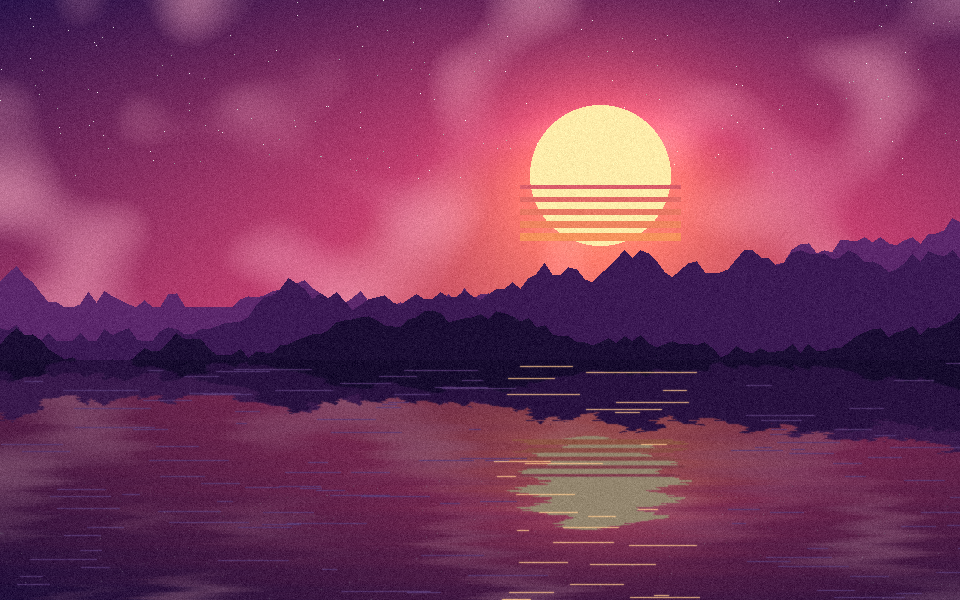
#> input picture examples/sunset.png, 960 x 600 px
$ python -i core.py   (imports and definitions only)
#> lines starting #> are read from the running program, lines starting #| are printed output that depends on the picture
#> further down, picture is the input picture: PIL image 960x600 RGB; mean R, G, B 121.7, 55, 93
### pixelsort/intervals.py
"""Interval functions: which runs of a row get sorted together.

An interval function takes one row of pixels and returns a list of
``(start, end)`` slices. Pixels inside a slice are sorted among themselves;
pixels outside every slice never move. This is what turns a plain sort into
the "melting" look: bright runs stream sideways while dark edges hold still.
"""

from __future__ import annotations

import random
from typing import Callable, Sequence

from .keys import Key, Pixel

Span = tuple[int, int]


def whole_row(row: Sequence[Pixel], key: Key, **_: object) -> list[Span]:
    """Sort the entire row as one interval."""
    return [(0, len(row))] if row else []


def threshold(row: Sequence[Pixel], key: Key, lower: float = 0.25,
              upper: float = 0.8, **_: object) -> list[Span]:
    """Runs of pixels whose key falls inside ``[lower, upper]``.

    Pixels outside the band act as walls. Dark shadows and blown highlights
    stay where they are, everything in between gets dragged into streaks.
    """
    spans: list[Span] = []
    start = None
    for i, p in enumerate(row):
        inside = lower <= key(p) <= upper
        if inside and start is None:
            start = i
        elif not inside and start is not None:
            spans.append((start, i))
            start = None
    if start is not None:
        spans.append((start, len(row)))
    return [s for s in spans if s[1] - s[0] > 1]


# [35 lines left out: functions random_length, edges, not called in this run]


INTERVALS: dict[str, Callable[..., list[Span]]] = {
    "threshold": threshold,
    "random": random_length,
    "edges": edges,
    "none": whole_row,
}


def get_interval(name: str) -> Callable[..., list[Span]]:
    try:
        return INTERVALS[name]
    except KeyError:
        raise ValueError(f"unknown interval {name!r}; choose from {', '.join(INTERVALS)}") from None

### pixelsort/keys.py
"""Sort keys: how a pixel turns into a number.

Every key maps an ``(r, g, b)`` tuple with channels in ``0..255`` to a float in
``0.0..1.0``. Thresholds on the command line use the same scale, so
``--lower 0.25`` means "a quarter of the way up" for any key.
"""

from __future__ import annotations

import colorsys
from typing import Callable

Pixel = tuple[int, ...]
Key = Callable[[Pixel], float]


def lightness(p: Pixel) -> float:
    """Perceived brightness (Rec. 709 luma)."""
    return (0.2126 * p[0] + 0.7152 * p[1] + 0.0722 * p[2]) / 255.0


def intensity(p: Pixel) -> float:
    """Plain average of the three channels."""
    return (p[0] + p[1] + p[2]) / 765.0


def hue(p: Pixel) -> float:
    """Position on the colour wheel, red at 0.0."""
    return colorsys.rgb_to_hsv(p[0] / 255.0, p[1] / 255.0, p[2] / 255.0)[0]


def saturation(p: Pixel) -> float:
    """How far the colour is from grey."""
    return colorsys.rgb_to_hsv(p[0] / 255.0, p[1] / 255.0, p[2] / 255.0)[1]


def red(p: Pixel) -> float:
    return p[0] / 255.0


def green(p: Pixel) -> float:
    return p[1] / 255.0


def blue(p: Pixel) -> float:
    return p[2] / 255.0


KEYS: dict[str, Key] = {
    "lightness": lightness,
    "intensity": intensity,
    "hue": hue,
    "saturation": saturation,
    "red": red,
    "green": green,
    "blue": blue,
}


def get_key(name: str) -> Key:
    try:
        return KEYS[name]
    except KeyError:
        raise ValueError(f"unknown key {name!r}; choose from {', '.join(KEYS)}") from None

### pixelsort/core.py
"""The sorter: rows in, sorted rows out."""

from __future__ import annotations

import random
from dataclasses import dataclass
from typing import Sequence

from PIL import Image

from .intervals import get_interval
from .keys import Pixel, get_key


def pixels(img: Image.Image) -> list:
    """Flat list of pixel tuples on every Pillow version (getdata is going away in 14)."""
    fn = getattr(img, "get_flattened_data", None)
    return list(fn() if fn else img.getdata())


@dataclass
class Options:
    key: str = "lightness"
    interval: str = "threshold"
    lower: float = 0.25
    upper: float = 0.8
    length: int = 60
    angle: float = 0.0
    reverse: bool = False
    seed: int | None = None


def sort_row(row: Sequence[Pixel], opts: Options, rng: random.Random) -> list[Pixel]:
    """Return a new row with every interval sorted by the chosen key."""
    key = get_key(opts.key)
    spans = get_interval(opts.interval)(row, key, lower=opts.lower, upper=opts.upper,
                                        length=opts.length, rng=rng)
    out = list(row)
    for a, b in spans:
        out[a:b] = sorted(out[a:b], key=key, reverse=opts.reverse)
    return out


def _sort_rows(img: Image.Image, opts: Options, rng: random.Random,
               mask: Image.Image | None = None) -> Image.Image:
    w, h = img.size
#> w = 960; h = 600
    px = pixels(img)
#> px = 576000 items
    mpx = pixels(mask) if mask is not None else None
    out: list[Pixel] = []
    for y in range(h):
        row = px[y * w:(y + 1) * w]
        sorted_row = sort_row(row, opts, rng)
        if mpx is not None:
            mrow = mpx[y * w:(y + 1) * w]
            sorted_row = [s if m else o for s, o, m in zip(sorted_row, row, mrow)]
        out.extend(sorted_row)
#> after the loop, out = 576000 items
    res = Image.new(img.mode, img.size)
#> res: PIL image 960x600 RGBA; every value is 0
    res.putdata(out)
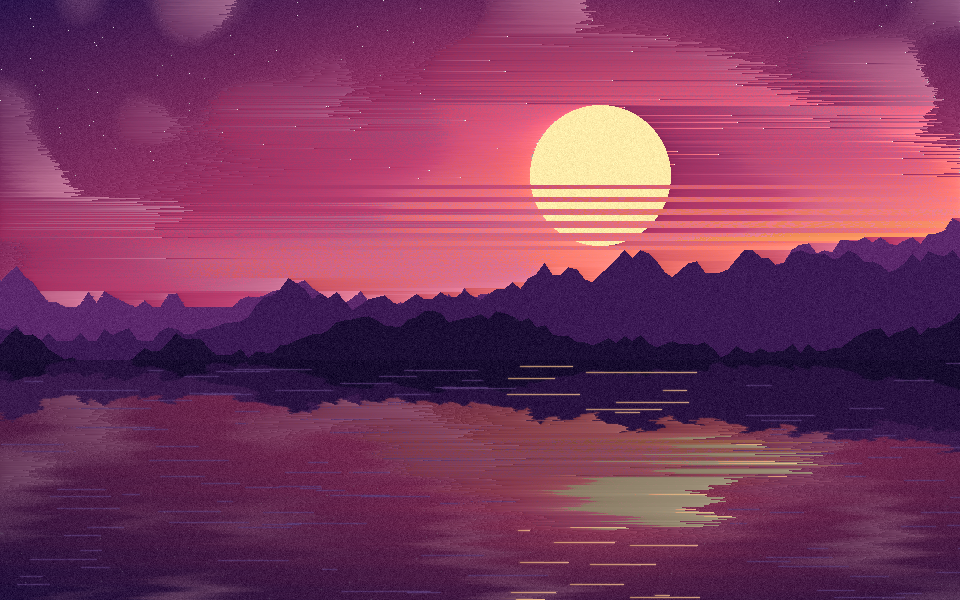
#> res: PIL image 960x600 RGBA; mean R, G, B, A 121.7, 55, 93, 255
    return res


def pixelsort(img: Image.Image, opts: Options | None = None, **kw: object) -> Image.Image:
    """Pixel-sort ``img`` and return a new image of the same size and mode.

    ``angle`` rotates the sorting direction: 0 sorts left to right, 90 sorts
    top to bottom, anything in between streaks diagonally. The rotation is
    undone afterwards and the canvas cropped back, so the output always lines
    up with the input.
    """
    opts = opts or Options(**kw)  # type: ignore[arg-type]
    rng = random.Random(opts.seed)
    src = img.convert("RGBA")
    angle = opts.angle % 360

    if angle == 0:
        return _sort_rows(src, opts, rng).convert(img.mode)

    w, h = src.size
    rot = src.rotate(angle, expand=True, resample=Image.NEAREST)
    # remember which pixels belong to the picture, not the padding
    alpha = Image.new("L", src.size, 255).rotate(angle, expand=True, resample=Image.NEAREST)
    alpha = alpha.point(lambda v: 255 if v else 0)
    sorted_rot = _sort_rows_masked_by_padding(rot, alpha, opts, rng)
    back = sorted_rot.rotate(-angle, expand=True, resample=Image.NEAREST)
    bw, bh = back.size
    left, top = (bw - w) // 2, (bh - h) // 2
    out = back.crop((left, top, left + w, top + h))
    # pixels lost to nearest-neighbour rounding fall back to the original
    out = Image.composite(out, src, out.getchannel("A").point(lambda v: 255 if v else 0))
    return out.convert(img.mode)


def _sort_rows_masked_by_padding(img: Image.Image, alpha: Image.Image, opts: Options,
                                 rng: random.Random) -> Image.Image:
    """Sort only the picture part of each rotated row, never the empty corners."""
    w, h = img.size
    px = pixels(img)
    apx = pixels(alpha)
    out = list(px)
    for y in range(h):
        base = y * w
        x = 0
        while x < w:
            while x < w and not apx[base + x]:
                x += 1
            start = x
            while x < w and apx[base + x]:
                x += 1
            if x - start > 1:
                out[base + start:base + x] = sort_row(px[base + start:base + x], opts, rng)
    res = Image.new(img.mode, img.size)
    res.putdata(out)
    return res


def sort_file(src: str, dst: str, opts: Options, mask_path: str | None = None) -> None:
    img = Image.open(src)
    if mask_path:
        if opts.angle % 360:
            raise ValueError("--mask works with --angle 0 only")
        mask = Image.open(mask_path).convert("L").resize(img.size).point(lambda v: 255 if v > 127 else 0)
        rng = random.Random(opts.seed)
        out = _sort_rows(img.convert("RGBA"), opts, rng, mask).convert(img.mode)
    else:
        out = pixelsort(img, opts)
    out.save(dst)

>>> from PIL import Image
>>> picture = Image.open('../examples/sunset.png')
>>> result = pixelsort(picture)
